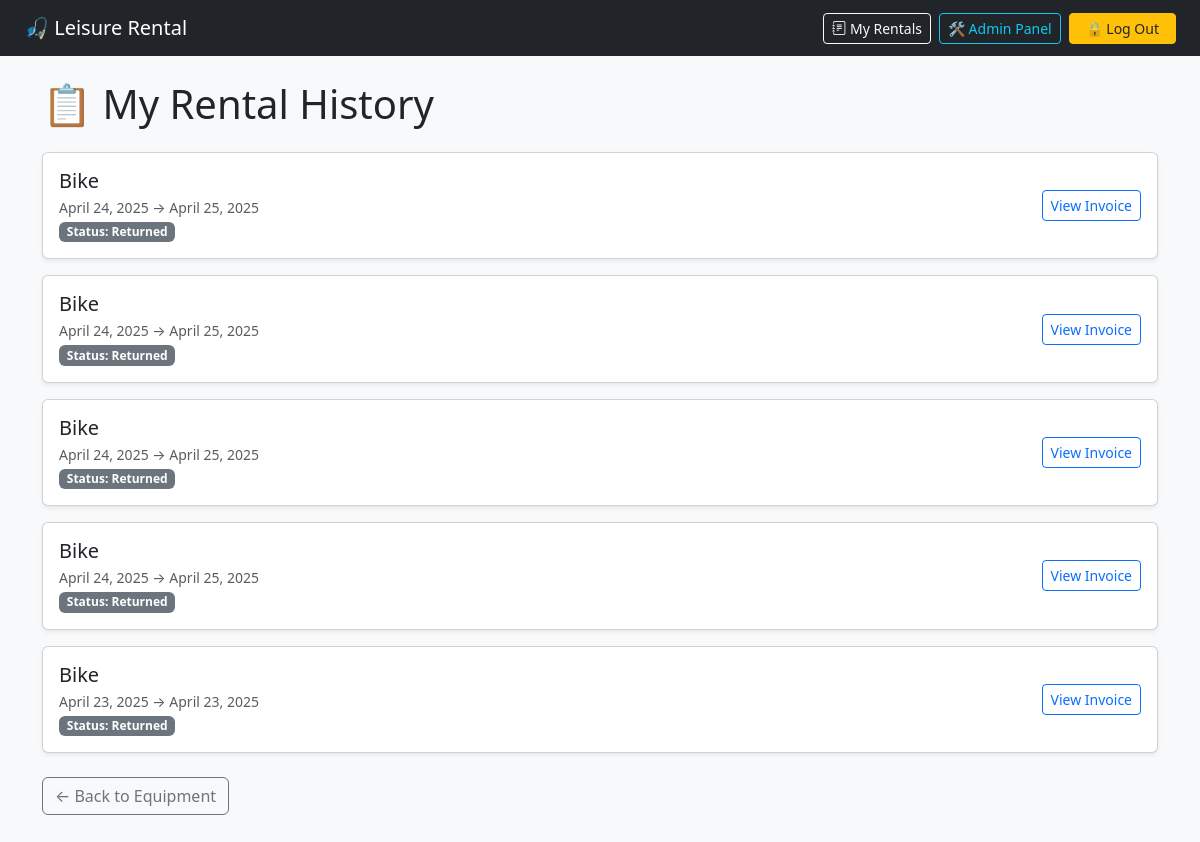
The app's page /history/ (signed in), older data.
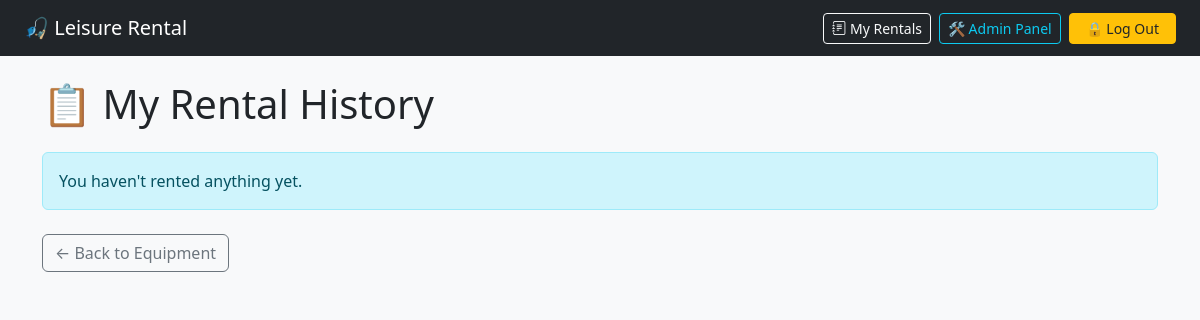
The same page, newer data.
### rental/models.py (models this page shows, shortened)
class Rental(models.Model):
    user = models.ForeignKey(User, on_delete=models.CASCADE)
    equipment = models.ForeignKey(Equipment, on_delete=models.CASCADE)
    start_date = models.DateField()
    end_date = models.DateField()
    status = models.CharField(max_length=20, default='Reserved')

class Equipment(models.Model):
    name = models.CharField(max_length=100)
    type = models.CharField(max_length=50)
    daily_rate = models.DecimalField(max_digits=6, decimal_places=2)
    available = models.BooleanField(default=True)
    condition = models.CharField(max_length=50)
    image = models.ImageField(upload_to='equipment_images/', blank=True, null=True)  # 👈 Add this

### rental/views.py (the view)
# urls.py: path('history/', rental_history, name='rental_history'),
@login_required
def rental_history(request):
    rentals = request.user.rental_set.select_related('equipment').order_by('-start_date')
    return render(request, 'rental/rental_history.html', {'rentals': rentals})

### rental/templates/rental/rental_history.html (shortened to what this page needs)
{% extends 'rental/base.html' %}
{% block content %}
<h1 class="mb-4">📋 My Rental History</h1>
{% if rentals %}
  <div class="row row-cols-1 g-3">
    {% for rental in rentals %}
      <div class="col">
        <div class="card shadow-sm">
          <div class="card-body d-flex justify-content-between align-items-center flex-wrap gap-3">
            <div>
              <h5 class="mb-1">{{ rental.equipment.name }}</h5>
              <p class="mb-0 text-muted small">{{ rental.start_date }} → {{ rental.end_date }}</p>
              <span class="badge bg-secondary mt-1">Status: {{ rental.status }}</span>
            </div>
            <div class="d-flex gap-2">
              {% if rental.invoice %}
                <a href="{% url 'view_invoice' rental.invoice.id %}" class="btn btn-sm btn-outline-primary">
                  View Invoice
                </a>
              {% else %}
                <span class="text-muted small">No invoice available</span>
              {% endif %}
            </div>
          </div>
        </div>
      </div>
    {% endfor %}
  </div>
{% else %}
  <div class="alert alert-info">You haven't rented anything yet.</div>
{% endif %}
<div class="mt-4">
  <a class="btn btn-outline-secondary" href="{% url 'equipment_list' %}">← Back to Equipment</a>
</div>
{% endblock %}

Row changes from the older to the newer data that the page shows:
removed Rental: equipment.name "Bike", start_date "April 24, 2025", end_date "April 25, 2025", status "Returned", shows "View Invoice"
removed Rental: equipment.name "Bike", start_date "April 24, 2025", end_date "April 25, 2025", status "Returned", shows "View Invoice"
removed Rental: equipment.name "Bike", start_date "April 24, 2025", end_date "April 25, 2025", status "Returned", shows "View Invoice"
removed Rental: equipment.name "Bike", start_date "April 24, 2025", end_date "April 25, 2025", status "Returned", shows "View Invoice"
removed Rental: equipment.name "Bike", start_date "April 23, 2025", end_date "April 23, 2025", status "Returned", shows "View Invoice"
Text that changed along with them:
text now shown: "You haven't rented anything yet."
